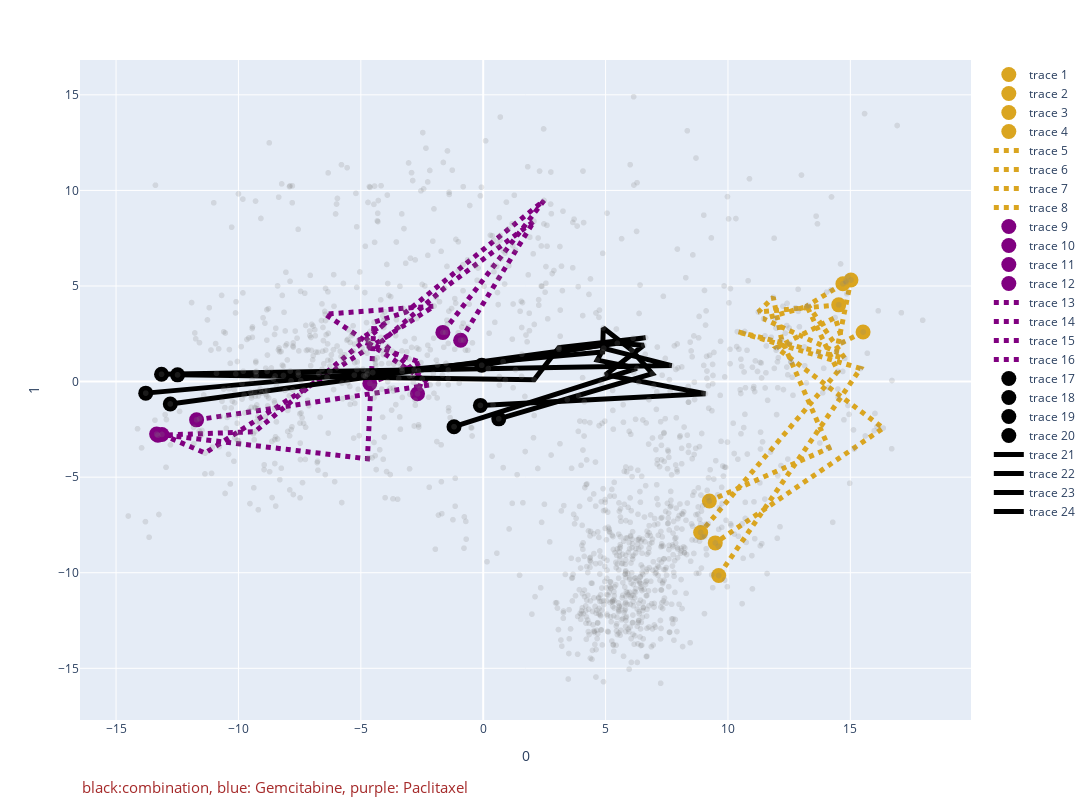

Notebook source saved alongside this figure:
### Code cell
oneclick_plot_a_set(9)

### Figure 1 — Plotly figure (JSON) as saved in the notebook; plotly's stock layout.template omitted (floating-point values rounded to 4 significant figures; data arrays with more than 128 entries replaced by an {"elided": "..."} marker saying what was removed)
{"data": [{"hovertemplate": "0=%{x}<br>1=%{y}<extra></extra>", "legendgroup": "", "marker": {"color": "grey", "opacity": 0.2, "symbol": "circle"}, "mode": "markers", "name": "", "showlegend": false, "type": "scattergl", "x": {"elided": "1536 float values"}, "xaxis": "x", "y": {"elided": "1536 float values"}, "yaxis": "y"}, {"line": {"color": "goldenrod"}, "marker": {"size": 15}, "mode": "markers", "type": "scatter", "x": [15.02, 8.884], "y": [5.311, -7.892]}, {"line": {"color": "goldenrod"}, "marker": {"size": 15}, "mode": "markers", "type": "scatter", "x": [15.52, 9.481], "y": [2.594, -8.44]}, {"line": {"color": "goldenrod"}, "marker": {"size": 15}, "mode": "markers", "type": "scatter", "x": [14.52, 9.239], "y": [4.014, -6.245]}, {"line": {"color": "goldenrod"}, "marker": {"size": 15}, "mode": "markers", "type": "scatter", "x": [14.7, 9.621], "y": [5.118, -10.15]}, {"line": {"color": "goldenrod", "dash": "dot", "width": 5}, "mode": "lines", "type": "scatter", "x": [15.02, 14.43, 11.46, 13.23, 14.49, 8.884], "y": [5.311, 1.546, 3.285, 3.926, 0.5416, -7.892]}, {"line": {"color": "goldenrod", "dash": "dot", "width": 5}, "mode": "lines", "type": "scatter", "x": [15.52, 14.7, 14.38, 11.98, 16.34, 9.481], "y": [2.594, 2.054, 3.349, 1.769, -2.432, -8.44]}, {"line": {"color": "goldenrod", "dash": "dot", "width": 5}, "mode": "lines", "type": "scatter", "x": [14.52, 11.24, 11.85, 12.19, 14.13, 9.239], "y": [4.014, 3.64, 4.412, 2.191, -3.482, -6.245]}, {"line": {"color": "goldenrod", "dash": "dot", "width": 5}, "mode": "lines", "type": "scatter", "x": [14.7, 13.27, 14.77, 10.38, 15.42, 9.621], "y": [5.118, 3.992, 1.217, 2.613, 0.6839, -10.15]}, {"line": {"color": "purple"}, "marker": {"size": 15}, "mode": "markers", "type": "scatter", "x": [-13.13, -2.684], "y": [-2.765, -0.6383]}, {"line": {"color": "purple"}, "marker": {"size": 15}, "mode": "markers", "type": "scatter", "x": [-13.29, -4.631], "y": [-2.81, -0.09464]}, {"line": {"color": "purple"}, "marker": {"size": 15}, "mode": "markers", "type": "scatter", "x": [-11.71, -0.9227], "y": [-2.002, 2.165]}, {"line": {"color": "purple"}, "marker": {"size": 15}, "mode": "markers", "type": "scatter", "x": [-13.34, -1.648], "y": [-2.749, 2.571]}, {"line": {"color": "purple", "dash": "dot", "width": 5}, "mode": "lines", "type": "scatter", "x": [-13.13, -11.36, -2.004, -6.455, -2.493, -2.684], "y": [-2.765, -3.741, 3.949, 3.525, 0.1419, -0.6383]}, {"line": {"color": "purple", "dash": "dot", "width": 5}, "mode": "lines", "type": "scatter", "x": [-13.29, -9.329, -3.928, -5.09, -2.545, -4.631], "y": [-2.81, -2.623, 3.116, 2.162, 0.9929, -0.09464]}, {"line": {"color": "purple", "dash": "dot", "width": 5}, "mode": "lines", "type": "scatter", "x": [-11.71, -2.169, -4.164, -1.58, 2.074, -0.9227], "y": [-2.002, -0.1707, 2.08, 4.892, 8.391, 2.165]}, {"line": {"color": "purple", "dash": "dot", "width": 5}, "mode": "lines", "type": "scatter", "x": [-13.34, -4.73, -4.461, -3.155, 2.486, -1.648], "y": [-2.749, -4.041, 3.103, 3.634, 9.475, 2.571]}, {"line": {"color": "black"}, "marker": {"size": 15}, "mode": "markers", "type": "scatter", "x": [-12.78, -0.1141], "y": [-1.17, -1.246]}, {"line": {"color": "black"}, "marker": {"size": 15}, "mode": "markers", "type": "scatter", "x": [-13.79, 0.6357], "y": [-0.6046, -1.949]}, {"line": {"color": "black"}, "marker": {"size": 15}, "mode": "markers", "type": "scatter", "x": [-13.14, -1.192], "y": [0.3807, -2.361]}, {"line": {"color": "black"}, "marker": {"size": 15}, "mode": "markers", "type": "scatter", "x": [-12.49, -0.06106], "y": [0.3506, 0.8518]}, {"line": {"color": "black", "width": 5}, "mode": "lines", "type": "scatter", "x": [-12.78, 5.481, 6.56, 4.999, 9.079, -0.1141], "y": [-1.17, 2.002, 1.901, 0.358, -0.6308, -1.246]}, {"line": {"color": "black", "width": 5}, "mode": "lines", "type": "scatter", "x": [-13.79, 4.877, 4.906, 6.061, 6.91, 0.6357], "y": [-0.6046, 1.548, 2.804, 1.647, 0.4138, -1.949]}, {"line": {"color": "black", "width": 5}, "mode": "lines", "type": "scatter", "x": [-13.14, 7.698, 4.924, 4.66, 6.277, -1.192], "y": [0.3807, 0.8345, 1.741, 1.124, 0.6934, -2.361]}, {"line": {"color": "black", "width": 5}, "mode": "lines", "type": "scatter", "x": [-12.49, 2.08, 3.093, 6.122, 6.634, -0.06106], "y": [0.3506, 0.09961, 1.781, 2.271, 2.298, 0.8518]}], "layout": {"annotations": [{"font": {"color": "brown", "size": 15}, "showarrow": false, "text": "black:combination, blue: Gemcitabine, purple: Paclitaxel", "textangle": 0, "x": 0, "xanchor": "left", "xref": "paper", "y": -0.12, "yref": "paper"}], "height": 800, "legend": {"tracegroupgap": 0}, "margin": {"t": 60}, "width": 1200, "xaxis": {"anchor": "y", "domain": [0, 1], "title": {"text": "0"}}, "yaxis": {"anchor": "x", "domain": [0, 1], "title": {"text": "1"}}}}
